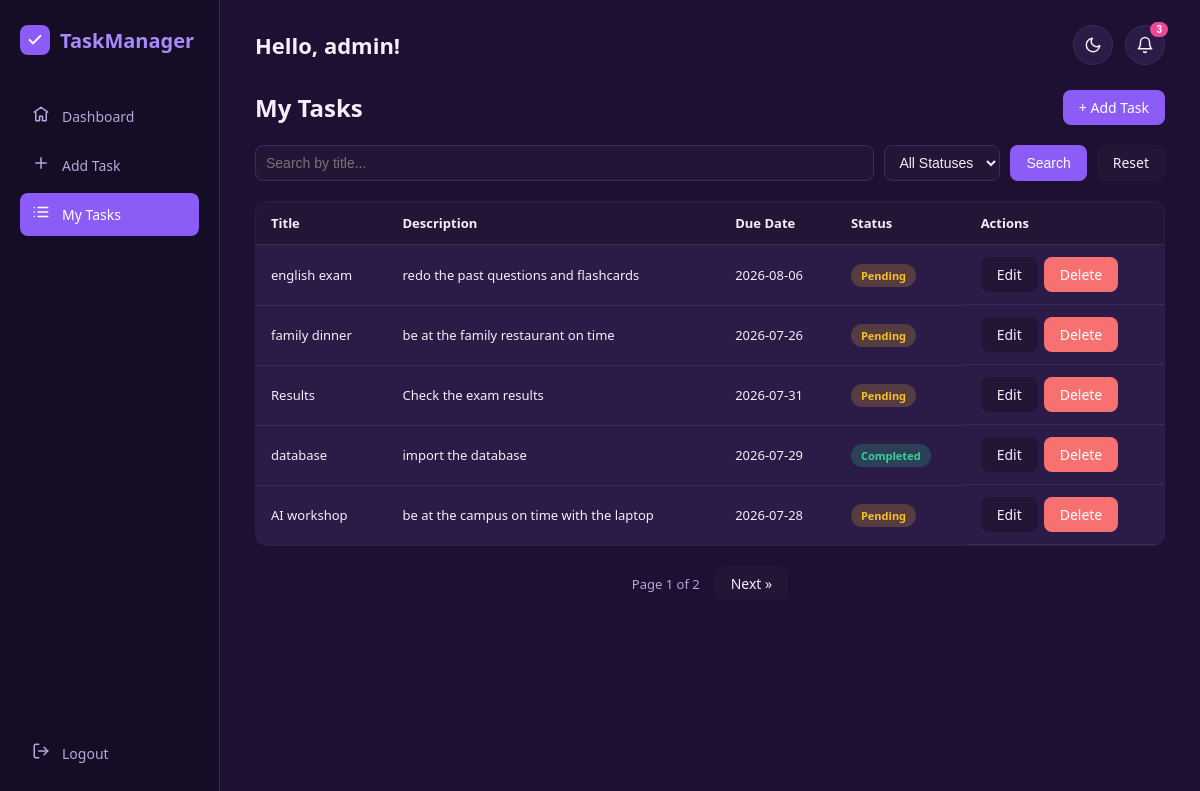
Page /my_tasks.php (signed in) on the committed database.
### tables this page shows
CREATE TABLE `tasks` (
  `id` int(11) NOT NULL,
  `user_id` int(11) NOT NULL DEFAULT 1,
  `title` varchar(150) NOT NULL,
  `description` text DEFAULT NULL,
  `due_date` date DEFAULT NULL,
  `status` enum('Pending','Completed') DEFAULT 'Pending',
  `created_at` timestamp NOT NULL DEFAULT current_timestamp()
);

### my_tasks.php (the view, shortened to what this page needs)
<?php include 'includes/header.php'; ?>
<div class="page-header-row">
    <h2>My Tasks</h2>
    <a href="add_task.php" class="btn btn-primary">+ Add Task</a>
</div>
<form method="GET" action="my_tasks.php" class="search-filter-bar">
    <input type="text" name="search" placeholder="Search by title..."
           value="<?php echo htmlspecialchars($_GET['search'] ?? ''); ?>">
    <select name="status_filter">
        <option value="">All Statuses</option>
    </select>
    <button type="submit" class="btn btn-primary">Search</button>
    <a href="my_tasks.php" class="btn btn-small">Reset</a>
</form>
<?php
$where = ["user_id = :user_id"];
$params = [':user_id' => $_SESSION['user_id']];
$whereSql = "WHERE " . implode(" AND ", $where);
$limit = 5;
$page = max(1, (int)($_GET['page'] ?? 1));
$offset = ($page - 1) * $limit;
$countStmt = $conn->prepare("SELECT COUNT(*) FROM tasks $whereSql");
$countStmt->execute($params);
$totalTasks = (int)$countStmt->fetchColumn();
$totalPages = max(1, ceil($totalTasks / $limit));
$sql = "SELECT * FROM tasks $whereSql ORDER BY created_at DESC LIMIT :limit OFFSET :offset";
$stmt = $conn->prepare($sql);
foreach ($params as $key => $val) {
    $stmt->bindValue($key, $val);
}
$stmt->bindValue(':limit', $limit, PDO::PARAM_INT);
$stmt->bindValue(':offset', $offset, PDO::PARAM_INT);
$stmt->execute();
$tasks = $stmt->fetchAll(PDO::FETCH_ASSOC);
function buildPageLink($pageNum) {
    $params = $_GET;
    $params['page'] = $pageNum;
    return 'my_tasks.php?' . http_build_query($params);
}
?>
<table class="task-table">
    <thead>
        <tr>
            <th>Title</th>
            <th>Description</th>
            <th>Due Date</th>
            <th>Status</th>
            <th>Actions</th>
        </tr>
    </thead>
    <tbody>
        <?php if (count($tasks) === 0): ?>
            <tr>
                <td colspan="5" class="empty-state">No tasks found.</td>
            </tr>
        <?php else: ?>
            <?php foreach ($tasks as $task): ?>
                <tr>
                    <td><?php echo htmlspecialchars($task['title']); ?></td>
                    <td><?php echo htmlspecialchars($task['description']); ?></td>
                    <td><?php echo htmlspecialchars($task['due_date']); ?></td>
                    <td>
                        <span class="status-badge status-<?php echo strtolower($task['status']); ?>">
                            <?php echo htmlspecialchars($task['status']); ?>
                        </span>
                    </td>
                   <td class="actions">
                        <a href="edit_task.php?id=<?php echo $task['id']; ?>" class="btn btn-small">Edit</a>
                        <a href="delete_task.php?id=<?php echo $task['id']; ?>" class="btn btn-small btn-danger"
                           data-title="<?php echo htmlspecialchars($task['title']); ?>"
                           onclick="return showDeleteModal(event, this)">Delete</a>
                    </td>
                </tr>
            <?php endforeach; ?>
        <?php endif; ?>
    </tbody>
</table>
<?php if ($totalPages > 1): ?>
<div class="pagination">
    <span class="page-info">Page <?php echo $page; ?> of <?php echo $totalPages; ?></span>
    <?php if ($page < $totalPages): ?>
        <a href="<?php echo buildPageLink($page + 1); ?>" class="btn btn-small">Next &raquo;</a>
    <?php endif; ?>
</div>
<?php endif; ?>
<?php include 'includes/footer.php'; ?>

### assets/css/style.css (style rules this page uses)
:root { --bg-main: #1e1033; --bg-sidebar: #150c26; --bg-card: #2a1b47; --bg-input: #241536; --accent-purple: #8b5cf6; --accent-purple-light: #a78bfa; --accent-pink: #ec4899; --accent-green: #34d399; --accent-yellow: #fbbf24; --accent-red: #f87171; --text-main: #f3f0fa; --text-muted: #b8a8d9; --border-color: #3d2a5c; }
* { margin: 0; padding: 0; box-sizing: border-box; }
body { font-family: 'Segoe UI', Arial, sans-serif; background: var(--bg-main); color: var(--text-main); transition: background 0.2s ease, color 0.2s ease; }
a { text-decoration: none; color: inherit; }
.btn { padding: 8px 16px; border-radius: 8px; text-decoration: none; border: none; cursor: pointer; font-size: 14px; display: inline-block; }
.btn-primary { background: var(--accent-purple); color: white; }
.btn-small { background: var(--bg-input); color: var(--text-main); }
.btn-danger { background: var(--accent-red); color: white; }
.page-header-row { display: flex; justify-content: space-between; align-items: center; margin-bottom: 20px; }
.search-filter-bar { display: flex; gap: 10px; margin-bottom: 20px; flex-wrap: wrap; }
.search-filter-bar input, .search-filter-bar select { padding: 8px 10px; border: 1px solid var(--border-color); border-radius: 8px; font-size: 14px; background: var(--bg-input); color: var(--text-main); }
.search-filter-bar input { flex: 1; min-width: 150px; }
.task-table { width: 100%; border-collapse: collapse; background: var(--bg-card); border-radius: 12px; overflow: hidden; border: 1px solid var(--border-color); }
.task-table th, .task-table td { padding: 12px 15px; text-align: left; border-bottom: 1px solid var(--border-color); font-size: 13px; }
.task-table th { background: var(--bg-input); font-weight: 600; }
.actions { display: flex; gap: 6px; }
.status-badge { padding: 4px 10px; border-radius: 12px; font-size: 11px; font-weight: 600; }
.status-pending { background: rgba(251, 191, 36, 0.2); color: var(--accent-yellow); }
.status-completed { background: rgba(52, 211, 153, 0.2); color: var(--accent-green); }
.pagination { display: flex; justify-content: center; align-items: center; gap: 15px; margin-top: 20px; }
.page-info { font-size: 13px; color: var(--text-muted); }

### rows in the picture
tasks: title "english exam", description "redo the past questions and flashcards", due_date "2026-08-06", status "Pending"
tasks: title "family dinner", description "be at the family restaurant on time", due_date "2026-07-26", status "Pending"
tasks: title "Results", description "Check the exam results", due_date "2026-07-31", status "Pending"
tasks: title "database", description "import the database", due_date "2026-07-29", status "Completed"
tasks: title "AI workshop", description "be at the campus on time with the laptop", due_date "2026-07-28", status "Pending"

### other values in the picture
$_SESSION['username'] "admin"
$dueSoonCount "3"
$page "1"
$totalPages "2"
